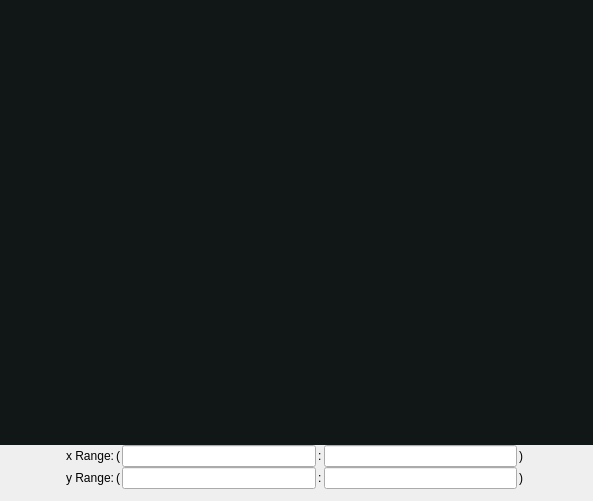
<?xml version="1.0" encoding="UTF-8"?>
<ui version="4.0">
 <class>GraphView</class>
 <widget class="QWidget" name="GraphView">
  <property name="geometry">
   <rect>
    <x>0</x>
    <y>0</y>
    <width>593</width>
    <height>501</height>
   </rect>
  </property>
  <property name="windowTitle">
   <string>Epoch error graph</string>
  </property>
  <layout class="QGridLayout" name="gridLayout">
   <property name="leftMargin">
    <number>0</number>
   </property>
   <property name="topMargin">
    <number>0</number>
   </property>
   <property name="rightMargin">
    <number>0</number>
   </property>
   <property name="bottomMargin">
    <number>12</number>
   </property>
   <property name="spacing">
    <number>0</number>
   </property>
   <item row="0" column="0">
    <layout class="QVBoxLayout" name="verticalLayout" stretch="7,2">
     <property name="spacing">
      <number>0</number>
     </property>
     <property name="leftMargin">
      <number>0</number>
     </property>
     <property name="rightMargin">
      <number>0</number>
     </property>
     <property name="bottomMargin">
      <number>0</number>
     </property>
     <item>
      <widget class="QCustomPlot" name="graph" native="true">
       <property name="sizePolicy">
        <sizepolicy hsizetype="Preferred" vsizetype="Preferred">
         <horstretch>0</horstretch>
         <verstretch>0</verstretch>
        </sizepolicy>
       </property>
       <property name="minimumSize">
        <size>
         <width>0</width>
         <height>200</height>
        </size>
       </property>
       <property name="focusPolicy">
        <enum>Qt::NoFocus</enum>
       </property>
       <property name="styleSheet">
        <string notr="true">background:#111617</string>
       </property>
      </widget>
     </item>
     <item>
      <layout class="QGridLayout" name="limit_inputs_layout" columnstretch="1,0,3,0,3,0">
       <property name="leftMargin">
        <number>50</number>
       </property>
       <property name="rightMargin">
        <number>70</number>
       </property>
       <property name="horizontalSpacing">
        <number>2</number>
       </property>
       <property name="verticalSpacing">
        <number>0</number>
       </property>
       <item row="1" column="5">
        <widget class="QLabel" name="label_7">
         <property name="text">
          <string>)</string>
         </property>
        </widget>
       </item>
       <item row="1" column="3">
        <widget class="QLabel" name="label_5">
         <property name="text">
          <string>:</string>
         </property>
        </widget>
       </item>
       <item row="1" column="2">
        <widget class="QLineEdit" name="x_lower_limit">
         <property name="focusPolicy">
          <enum>Qt::StrongFocus</enum>
         </property>
         <property name="class" stdset="0">
          <string>limit_input</string>
         </property>
        </widget>
       </item>
       <item row="1" column="4">
        <widget class="QLineEdit" name="x_upper_limit">
         <property name="focusPolicy">
          <enum>Qt::StrongFocus</enum>
         </property>
         <property name="class" stdset="0">
          <string>limit_input</string>
         </property>
        </widget>
       </item>
       <item row="2" column="5">
        <widget class="QLabel" name="label_8">
         <property name="text">
          <string>)</string>
         </property>
        </widget>
       </item>
       <item row="1" column="1">
        <widget class="QLabel" name="label_3">
         <property name="text">
          <string>(</string>
         </property>
        </widget>
       </item>
       <item row="2" column="0">
        <widget class="QLabel" name="label_2">
         <property name="text">
          <string>y Range:</string>
         </property>
         <property name="alignment">
          <set>Qt::AlignRight|Qt::AlignTrailing|Qt::AlignVCenter</set>
         </property>
        </widget>
       </item>
       <item row="2" column="2">
        <widget class="QLineEdit" name="y_lower_limit">
         <property name="focusPolicy">
          <enum>Qt::StrongFocus</enum>
         </property>
         <property name="class" stdset="0">
          <string>limit_input</string>
         </property>
        </widget>
       </item>
       <item row="2" column="3">
        <widget class="QLabel" name="label_6">
         <property name="text">
          <string>:</string>
         </property>
        </widget>
       </item>
       <item row="1" column="0">
        <widget class="QLabel" name="label">
         <property name="layoutDirection">
          <enum>Qt::LeftToRight</enum>
         </property>
         <property name="text">
          <string>x Range:</string>
         </property>
         <property name="alignment">
          <set>Qt::AlignRight|Qt::AlignTrailing|Qt::AlignVCenter</set>
         </property>
        </widget>
       </item>
       <item row="2" column="4">
        <widget class="QLineEdit" name="y_upper_limit">
         <property name="focusPolicy">
          <enum>Qt::StrongFocus</enum>
         </property>
         <property name="layoutDirection">
          <enum>Qt::LeftToRight</enum>
         </property>
         <property name="class" stdset="0">
          <string>limit_input</string>
         </property>
        </widget>
       </item>
       <item row="2" column="1">
        <widget class="QLabel" name="label_4">
         <property name="text">
          <string>(</string>
         </property>
        </widget>
       </item>
      </layout>
     </item>
    </layout>
   </item>
  </layout>
 </widget>
 <customwidgets>
  <customwidget>
   <class>QCustomPlot</class>
   <extends>QWidget</extends>
   <header>qcustomplot.h</header>
   <container>1</container>
  </customwidget>
 </customwidgets>
 <resources/>
 <connections/>
</ui>
